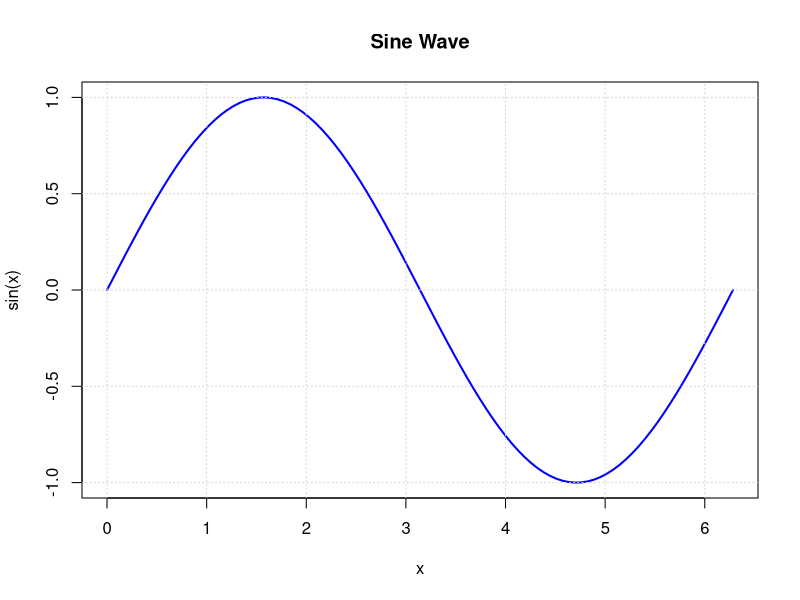
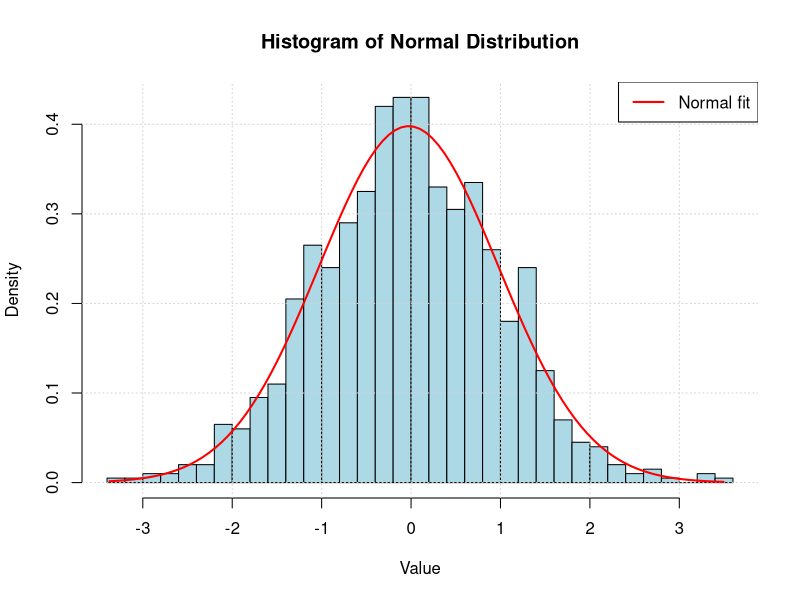
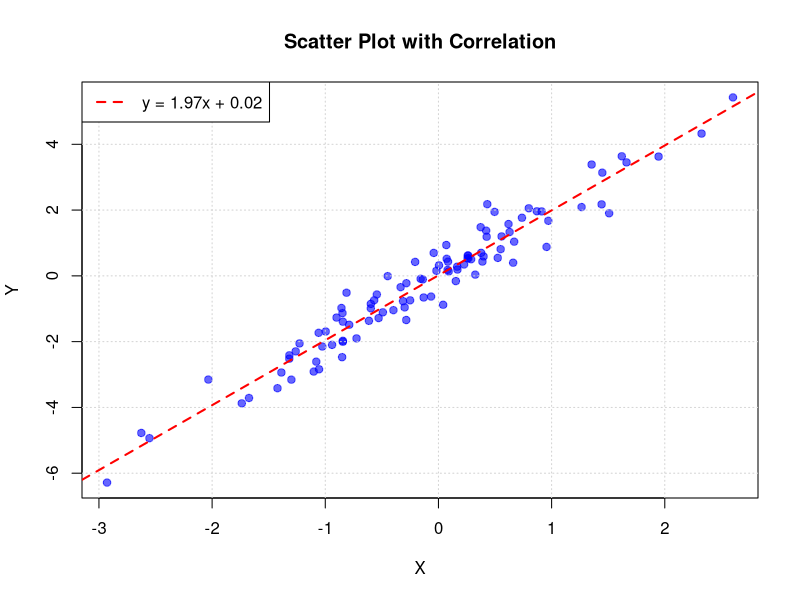
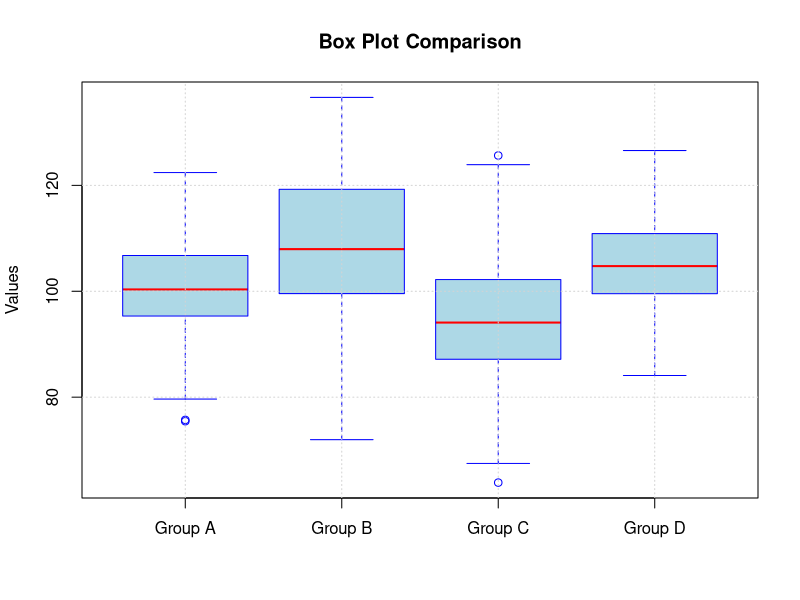
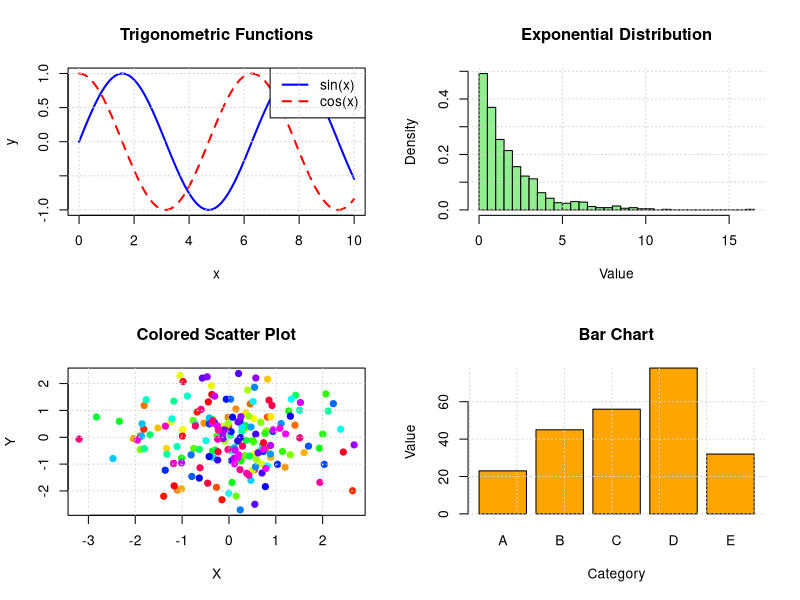
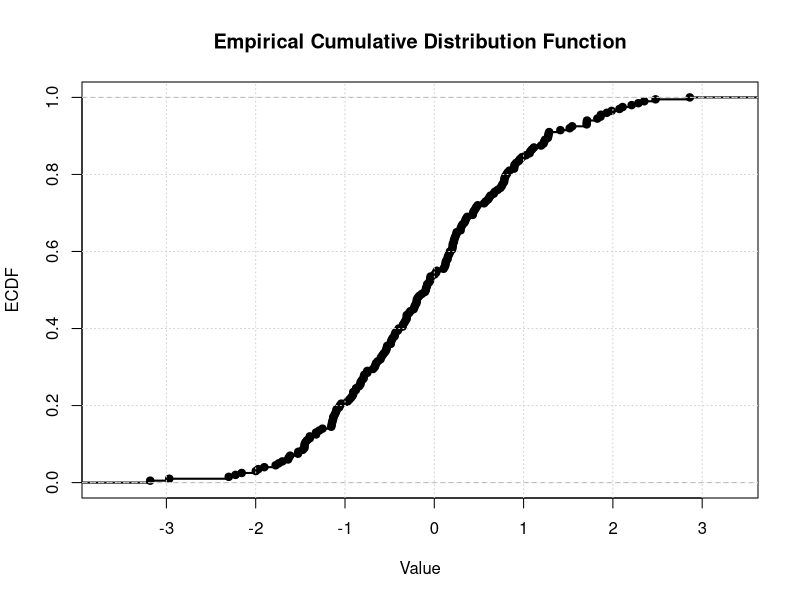
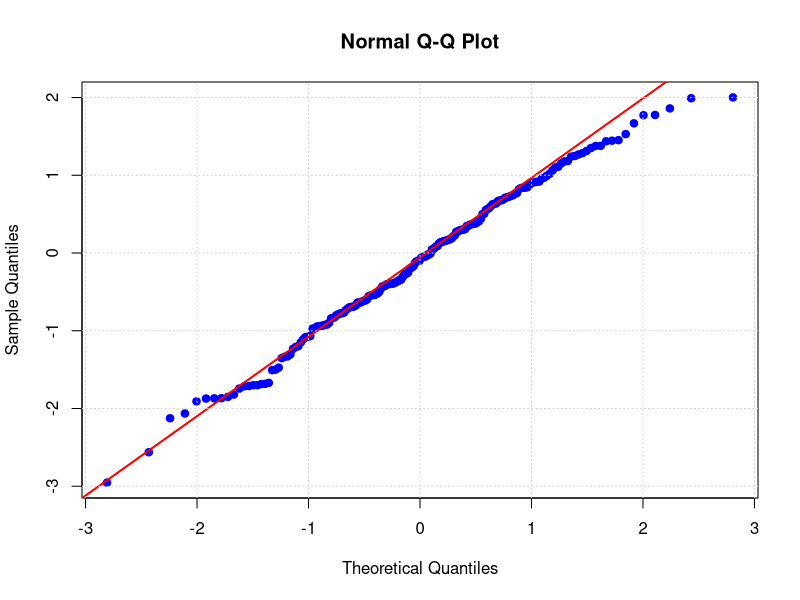
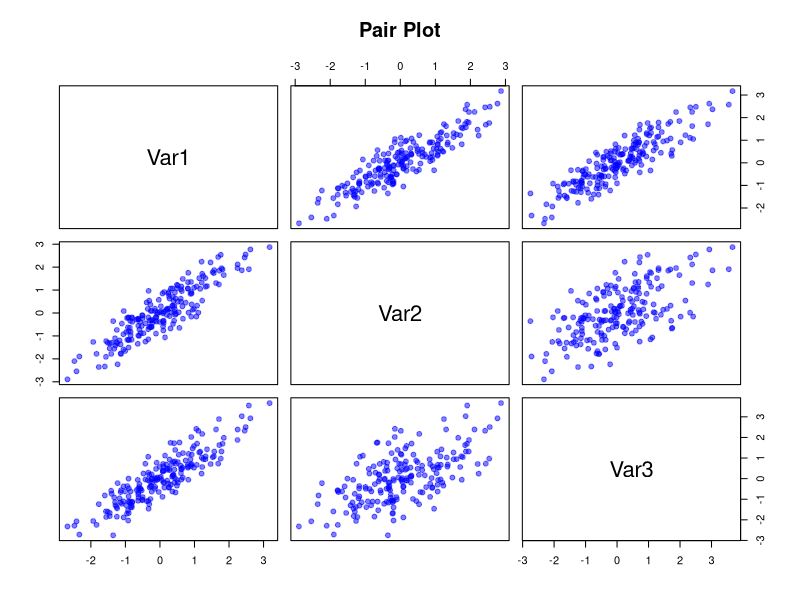

Generate these figures, in order, with R:
# Graphics - R Implementation
# ===========================
# This file demonstrates concepts covered in the Graphics Statistical Computing:
# - Basic plotting with base R
# - Histograms
# - Scatter plots
# - Box plots
# - Multiple plots and layout
# - Plot customization
# - Statistical visualizations

# Set random seed for reproducibility
set.seed(42)

# ==============================================================================
# Basic Plotting
# ==============================================================================

cat(rep("=", 60), "\n", sep = "")
cat("BASIC PLOTTING\n")
cat(rep("=", 60), "\n", sep = "")

# Simple line plot
png("01_sine_wave.png", width = 1500, height = 900, res = 150)
x <- seq(0, 2*pi, length.out = 100)
y <- sin(x)

plot(x, y, type = "l", col = "blue", lwd = 2,
     xlab = "x", ylab = "sin(x)", main = "Sine Wave")
grid()
dev.off()
cat("Created: 01_sine_wave.png\n")

# ==============================================================================
# Histograms
# ==============================================================================

cat("\n", rep("=", 60), "\n", sep = "")
cat("HISTOGRAMS\n")
cat(rep("=", 60), "\n", sep = "")

# Generate random data
data <- rnorm(1000)

png("02_histogram.png", width = 1500, height = 900, res = 150)
hist(data, breaks = 30, freq = FALSE, col = "lightblue", 
     border = "black", xlab = "Value", ylab = "Density",
     main = "Histogram of Normal Distribution")
grid()

# Add normal curve
mu <- mean(data)
sigma <- sd(data)
x_norm <- seq(min(data), max(data), length.out = 100)
lines(x_norm, dnorm(x_norm, mu, sigma), col = "red", lwd = 2)
legend("topright", legend = "Normal fit", col = "red", lwd = 2)
dev.off()
cat("Created: 02_histogram.png\n")

# ==============================================================================
# Scatter Plots
# ==============================================================================

cat("\n", rep("=", 60), "\n", sep = "")
cat("SCATTER PLOTS\n")
cat(rep("=", 60), "\n", sep = "")

# Generate correlated data
n <- 100
x <- rnorm(n)
y <- 2*x + rnorm(n)*0.5

png("03_scatter_plot.png", width = 1500, height = 900, res = 150)
plot(x, y, pch = 19, col = rgb(0, 0, 1, 0.6),
     xlab = "X", ylab = "Y", main = "Scatter Plot with Correlation")
grid()

# Add regression line
fit <- lm(y ~ x)
abline(fit, col = "red", lwd = 2, lty = 2)
legend("topleft", 
       legend = sprintf("y = %.2fx + %.2f", coef(fit)[2], coef(fit)[1]),
       col = "red", lwd = 2, lty = 2)
dev.off()
cat("Created: 03_scatter_plot.png\n")

# ==============================================================================
# Box Plots
# ==============================================================================

cat("\n", rep("=", 60), "\n", sep = "")
cat("BOX PLOTS\n")
cat(rep("=", 60), "\n", sep = "")

# Generate data for multiple groups
group1 <- rnorm(100, mean = 100, sd = 10)
group2 <- rnorm(100, mean = 110, sd = 15)
group3 <- rnorm(100, mean = 95, sd = 12)
group4 <- rnorm(100, mean = 105, sd = 8)

data_groups <- list("Group A" = group1, "Group B" = group2, 
                    "Group C" = group3, "Group D" = group4)

png("04_boxplot.png", width = 1500, height = 900, res = 150)
boxplot(data_groups, col = "lightblue", border = "blue",
        ylab = "Values", main = "Box Plot Comparison",
        medcol = "red", medlwd = 2)
grid()
dev.off()
cat("Created: 04_boxplot.png\n")

# ==============================================================================
# Multiple Plots (par with mfrow)
# ==============================================================================

cat("\n", rep("=", 60), "\n", sep = "")
cat("MULTIPLE PLOTS (SUBPLOTS)\n")
cat(rep("=", 60), "\n", sep = "")

png("05_subplots.png", width = 1800, height = 1500, res = 150)
par(mfrow = c(2, 2))

# Plot 1: Line plot
x <- seq(0, 10, length.out = 100)
plot(x, sin(x), type = "l", col = "blue", lwd = 2,
     xlab = "x", ylab = "y", main = "Trigonometric Functions")
lines(x, cos(x), col = "red", lwd = 2, lty = 2)
legend("topright", legend = c("sin(x)", "cos(x)"), 
       col = c("blue", "red"), lwd = 2, lty = c(1, 2))
grid()

# Plot 2: Histogram
data <- rexp(1000, rate = 0.5)
hist(data, breaks = 30, freq = FALSE, col = "lightgreen", 
     border = "black", xlab = "Value", ylab = "Density",
     main = "Exponential Distribution")
grid()

# Plot 3: Scatter plot
x <- rnorm(200)
y <- rnorm(200)
colors <- rainbow(200)
plot(x, y, pch = 19, col = colors,
     xlab = "X", ylab = "Y", main = "Colored Scatter Plot")
grid()

# Plot 4: Bar plot
categories <- c("A", "B", "C", "D", "E")
values <- c(23, 45, 56, 78, 32)
barplot(values, names.arg = categories, col = "orange", 
        border = "black", xlab = "Category", ylab = "Value",
        main = "Bar Chart")
grid()

par(mfrow = c(1, 1))
dev.off()
cat("Created: 05_subplots.png\n")

# ==============================================================================
# Empirical Cumulative Distribution Function (ECDF)
# ==============================================================================

cat("\n", rep("=", 60), "\n", sep = "")
cat("ECDF PLOT\n")
cat(rep("=", 60), "\n", sep = "")

data <- rnorm(200)

png("06_ecdf.png", width = 1500, height = 900, res = 150)
plot(ecdf(data), lwd = 2, main = "Empirical Cumulative Distribution Function",
     xlab = "Value", ylab = "ECDF")
grid()
dev.off()
cat("Created: 06_ecdf.png\n")

# ==============================================================================
# Q-Q Plot (Quantile-Quantile Plot)
# ==============================================================================

cat("\n", rep("=", 60), "\n", sep = "")
cat("Q-Q PLOT\n")
cat(rep("=", 60), "\n", sep = "")

data <- rnorm(200)

png("07_qqplot.png", width = 1500, height = 900, res = 150)
qqnorm(data, pch = 19, col = "blue")
qqline(data, col = "red", lwd = 2)
grid()
dev.off()
cat("Created: 07_qqplot.png\n")

# ==============================================================================
# Pair Plot (Scatter Matrix)
# ==============================================================================

cat("\n", rep("=", 60), "\n", sep = "")
cat("PAIR PLOT\n")
cat(rep("=", 60), "\n", sep = "")

# Generate multivariate data
n <- 200
x1 <- rnorm(n)
x2 <- x1 + rnorm(n)*0.5
x3 <- 2*x1 - x2 + rnorm(n)*0.3

data_matrix <- data.frame(Var1 = x1, Var2 = x2, Var3 = x3)

png("08_pairplot.png", width = 1800, height = 1800, res = 150)
pairs(data_matrix, pch = 19, col = rgb(0, 0, 1, 0.5),
      main = "Pair Plot")
dev.off()
cat("Created: 08_pairplot.png\n")

# ==============================================================================
# Contour Plot
# ==============================================================================

cat("\n", rep("=", 60), "\n", sep = "")
cat("CONTOUR PLOT\n")
cat(rep("=", 60), "\n", sep = "")

# Create 2D function
x <- seq(-3, 3, length.out = 100)
y <- seq(-3, 3, length.out = 100)
z <- outer(x, y, function(x, y) exp(-(x^2 + y^2)))

png("09_contour.png", width = 1500, height = 1200, res = 150)
contour(x, y, z, nlevels = 10, col = terrain.colors(10),
        xlab = "X", ylab = "Y", main = "Contour Plot")
grid()
dev.off()
cat("Created: 09_contour.png\n")

# ==============================================================================
# 3D Surface Plot
# ==============================================================================

cat("\n", rep("=", 60), "\n", sep = "")
cat("3D SURFACE PLOT\n")
cat(rep("=", 60), "\n", sep = "")

# Create data
x <- seq(-5, 5, length.out = 50)
y <- seq(-5, 5, length.out = 50)
z <- outer(x, y, function(x, y) sin(sqrt(x^2 + y^2)))

png("10_surface3d.png", width = 1800, height = 1200, res = 150)
persp(x, y, z, theta = 30, phi = 30, expand = 0.5, col = "lightblue",
      xlab = "X", ylab = "Y", zlab = "Z", main = "3D Surface Plot",
      shade = 0.4, ticktype = "detailed")
dev.off()
cat("Created: 10_surface3d.png\n")

# ==============================================================================
# Customized Plot Example
# ==============================================================================

cat("\n", rep("=", 60), "\n", sep = "")
cat("CUSTOMIZED PLOT\n")
cat(rep("=", 60), "\n", sep = "")

# Generate data
x <- seq(0, 10, length.out = 100)
y1 <- exp(-x/10) * sin(2*x)
y2 <- exp(-x/10) * cos(2*x)

png("11_customized.png", width = 1800, height = 900, res = 150)
plot(x, y1, type = "l", col = "blue", lwd = 2,
     xlab = "Time", ylab = "Amplitude", main = "Damped Oscillations",
     font.lab = 2, font.main = 2, cex.lab = 1.2, cex.main = 1.3,
     ylim = range(c(y1, y2)))

# Add points at intervals
points(x[seq(1, length(x), by = 10)], y1[seq(1, length(x), by = 10)],
       pch = 19, col = "lightblue", cex = 1.5)

# Second line
lines(x, y2, col = "red", lwd = 2, lty = 2)
points(x[seq(1, length(x), by = 10)], y2[seq(1, length(x), by = 10)],
       pch = 15, col = "lightcoral", cex = 1.5)

# Reference line
abline(h = 0, col = "black", lwd = 1)

# Legend
legend("topright", legend = c("Damped Sine", "Damped Cosine"),
       col = c("blue", "red"), lwd = 2, lty = c(1, 2),
       pch = c(19, 15), pt.cex = 1.5)

# Grid
grid(lty = 3, col = "gray")

dev.off()
cat("Created: 11_customized.png\n")

cat("\n", rep("=", 60), "\n", sep = "")
cat("SUMMARY\n")
cat(rep("=", 60), "\n", sep = "")
cat("- Base R graphics provides powerful plotting capabilities\n")
cat("- Supports various plot types: line, scatter, histogram, box, etc.\n")
cat("- par(mfrow) creates multiple plots in one figure\n")
cat("- Extensive customization options available\n")
cat("- Statistical plots: ECDF (plot.ecdf), Q-Q (qqnorm/qqline)\n")
cat("- 3D plotting with persp() function\n")
cat(rep("=", 60), "\n", sep = "")
cat("\nAll plots saved successfully!\n")
